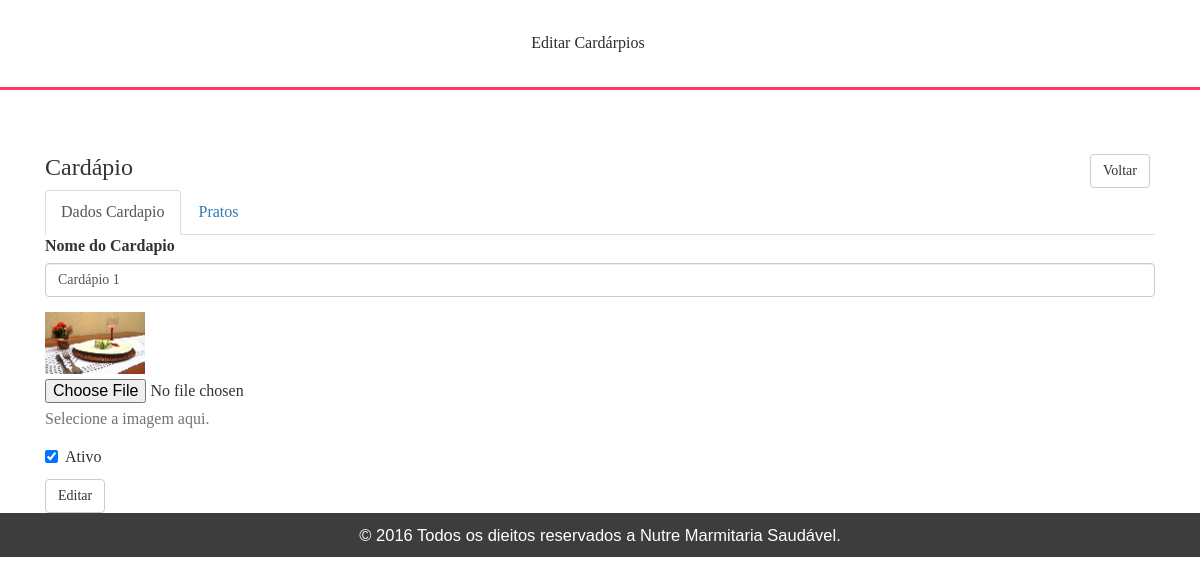
/admin/editcardapio.php?id=1 (signed in), run on the app's committed database.
### tables this page shows
CREATE TABLE IF NOT EXISTS `cardapio` (
  `id` int(11) NOT NULL AUTO_INCREMENT,
  `nome` varchar(64) NOT NULL,
  `imagem` varchar(128) NOT NULL,
  `status` int(11) DEFAULT '1',
  PRIMARY KEY (`id`)
);

### admin/classes/cardapioController.php (called while the page is built, shortened)
<?php
class CardapioController{
    public function getCardapio($id){
        include ($_SERVER['DOCUMENT_ROOT']."/php/config/connect.php");
        $sql = "SELECT * FROM cardapio WHERE id='".$id."'";
        $result = $conn->query($sql);
        $cardapio = $result->fetch_assoc();
        return $cardapio;
    }
}
?>

### admin/editcardapio.php (the view, shortened to what this page needs)
<?php
include ("classes/cardapioController.php");
$cardapioController = new CardapioController();
$cardapio = $cardapioController->getCardapio($_GET['id']);
?>
<!DOCTYPE HTML>
<html>
<head>
<link href="../css/bootstrap.css" rel="stylesheet" type="text/css" media="all">
<link href="../css/style.css" rel="stylesheet" type="text/css" media="all"/>
		<link href="../css/animate.css" rel="stylesheet" type="text/css" media="all">
</head>
<div class="navgation">
	<div class="fixed-header">
				<div class="top-nav">
					<ul>
						<li><a href="adminindex.php" class="active">Editar Cardárpios</a></li>
					</ul>
				</div>
			</div>
		</div>
<body>
<div class="container">
    <div class="single">
        <div>
			<div class="row">
                <div class="col-md-11">
                    <h3>Cardápio</h3>
                </div>
                <div class="col-md-1">
                    <a class="btn btn-default" href="adminindex.php" role="button">Voltar</a>
                </div>
            </div>
            <ul class="nav nav-tabs" role="tablist">
                <li role="presentation" class="active"><a href="#home" aria-controls="home" role="tab" data-toggle="tab">Dados Cardapio</a></li>
                <li role="presentation"><a href="#pratos" aria-controls="pratos" role="tab" data-toggle="tab">Pratos</a></li>
            </ul>
            <div class="tab-content">
                <div role="tabpanel" class="tab-pane active" id="home">
                    <form action="editcardapioform.php" method="post" enctype="multipart/form-data">
                    <div class="form-group">
                        <label for="nomeCardapio">Nome do Cardapio</label>
                        <input type="text" class="form-control" id="nomeCardapio" name="nomeCardapio" placeholder="Cardapio" value="<?php echo $cardapio['nome']?>" >
                    </div>
                    <div class="form-group">
                        <label for="imagemCardapio">
                        <?php
                        if ($cardapio['imagem']){
                            echo '<img src="../images/'.$cardapio['imagem'].'" width="100px" />';
                        }else{
                            echo 'Sem imagem';
                        }
                        ?>
                        </label>
                        <input type="file" id="imagemCardapio" name="imagemCardapio">
                        <p class="help-block">Selecione a imagem aqui.</p>
                    </div>
                    <div class="checkbox">
                        <label>
                        <input id="statusCardapio" name="statusCardapio" type="checkbox" <?php echo $cardapio['status'] == '1' ? 'checked' : '' ?>> Ativo </label>
                    </div>
                    <button type="submit" class="btn btn-default">Editar</button>
                    </form>
                </div>
            </div>
        </div>
    </div>
</div>
<div class="footer">
	<div class="container">
		<div class="footer-main">
			<div class="col-md-4 footer-grid  wow bounceIn" data-wow-delay="0.4s">
		</div>
		<div class="copyright">
				<p>© 2016 Todos os dieitos reservados a Nutre Marmitaria Saudável.</p>
		</div>
	</div>
</div>
</body>
</html>

### css/style.css (style rules this page uses)
h4, h5, h6, h1, h2, h3 { margin-top: 0; }
ul, ol { margin: 0; }
p { margin: 0; }
html, body { font-family: 'Arimo-Regular'; font-size: 100%; background:#fff; }
a { text-decoration: none; }
.top-nav { text-align: center; padding: 2em 0em; }
.top-nav ul { padding: 0em; list-style: none; }
.top-nav ul li { display:inline-block; margin:0em 1.5em 0em 0em; }
.top-nav ul li a { font-size:1em; font-weight:400; color: #ff3a71; }
.top-nav ul li a:hover,.top-nav ul li a.active { color: #2c2c2c; text-decoration:none; }
.fixed-header { border-bottom: 3px solid #ff3a71; }
.footer { background: rgba(0, 0, 0, 0.76); padding: 0em 0em 2em 0em ; }
.copyright { padding: 2em 0em 0em 0em; text-align: center; }
.copyright p { font-size: 1.5em; font-weight: 400; color: #fff; line-height: 0em; }
@media (max-height:800px) { .footer { font: bold 11px sans-serif; } }
.single { padding: 4em 15px 0; }

### data on the page
cardapio: nomeCardapio "Cardápio 1", imagem (picture), status "☑"
